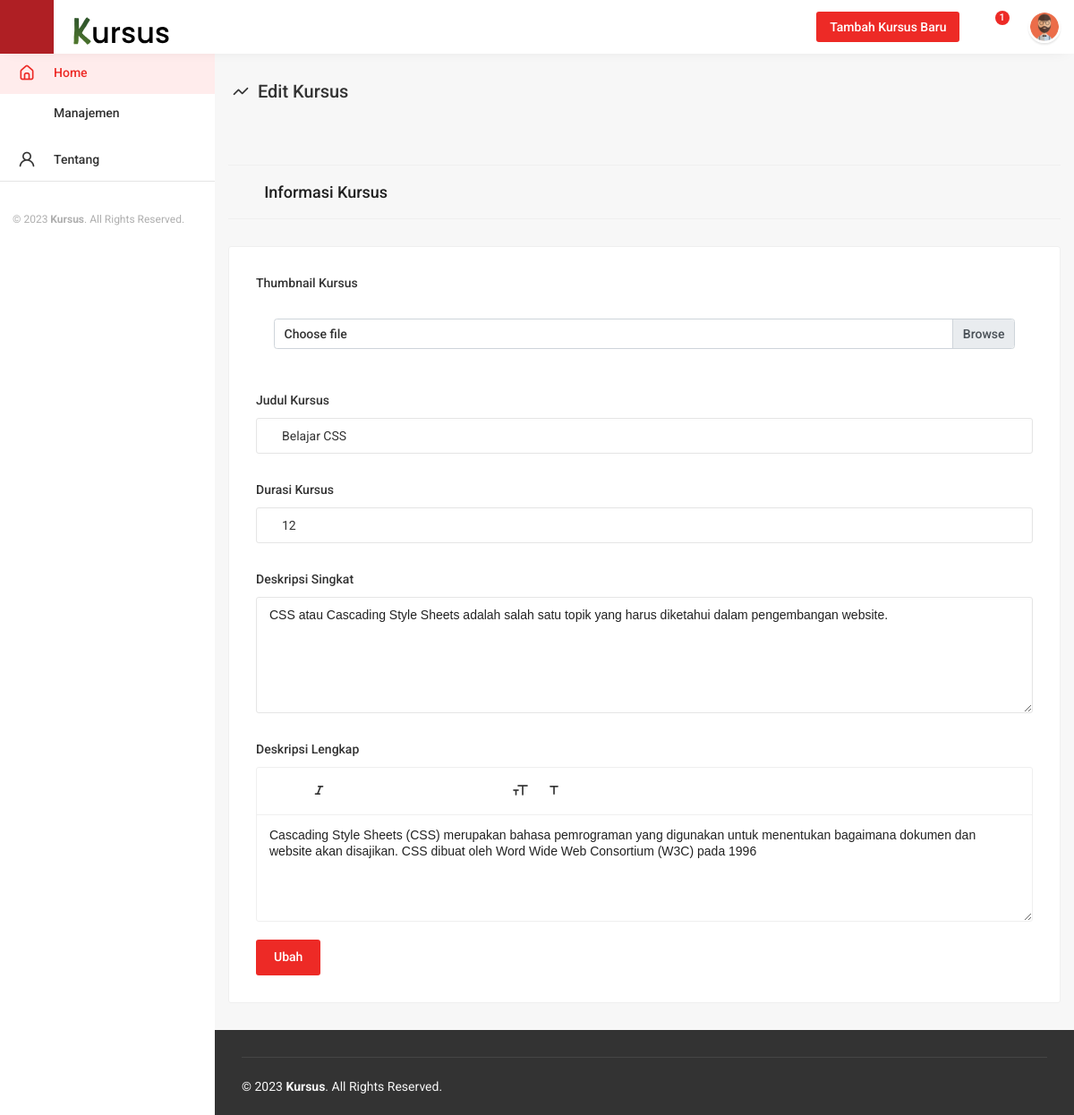
The page /tambahKursus.php?course_id=7773 (signed in) on the database its author committed.
### tables this page shows
CREATE TABLE `courses` (
  `course_id` int(11) NOT NULL,
  `title` varchar(255) DEFAULT NULL,
  `short_description` varchar(255) DEFAULT NULL,
  `full_description` varchar(255) DEFAULT NULL,
  `duration` int(11) DEFAULT NULL,
  `image_url` varchar(255) DEFAULT NULL
);

### model.php (called while the page is built, shortened)
<?php
require("koneksi.php");
function getData($tabel)
{
    global $koneksi;
    $result = mysqli_query($koneksi, "SELECT * FROM $tabel");
    $rows = [];
    while ($row = mysqli_fetch_assoc($result)) {
        $rows[] = $row;
    }
    return $rows;
}

### tambahKursus.php (the view, shortened to what this page needs)
<?php
require("model.php");
$course_id = !empty($_GET['course_id']) ? $_GET['course_id'] : '';
?>
<!DOCTYPE html>
<html lang="en">
<head>
  <link href="vendor/unicons-2.0.1/css/unicons.css" rel="stylesheet" />
  <link href="css/vertical-responsive-menu1.min.css" rel="stylesheet" />
  <link href="css/instructor-dashboard.css" rel="stylesheet" />
  <link href="css/instructor-responsive.css" rel="stylesheet" />
  <link href="css/night-mode.css" rel="stylesheet" />
  <link href="css/jquery-steps.css" rel="stylesheet" />
  <link href="vendor/fontawesome-free/css/all.min.css" rel="stylesheet" />
  <link href="vendor/OwlCarousel/assets/owl.carousel.css" rel="stylesheet" />
  <link href="vendor/OwlCarousel/assets/owl.theme.default.min.css" rel="stylesheet" />
  <link href="vendor/bootstrap/css/bootstrap.min.css" rel="stylesheet" />
  <link rel="stylesheet" type="text/css" href="vendor/semantic/semantic.min.css" />
  <link href="vendor/jquery-ui-1.12.1/jquery-ui.css" rel="stylesheet" />
</head>
<body>
  <?php include("header.php"); ?>
  <?php include("sidebar.php"); ?>
  <div class="wrapper">
    <div class="sa4d25">
      <?php if(!empty($course_id)) : ?>
        <?php $kursus = getData("courses WHERE course_id = $course_id")[0]; ?>
        <div class="container">
        <div class="row">
          <div class="col-lg-12">
            <h2 class="st_title">
              <i class="uil uil-analysis"></i> Edit Kursus
            </h2>
          </div>
        </div>
        <div class="row">
          <div class="col-12">
            <div class="course_tabs_1">
              <div class="step-content">
                <div class="step-tab-panel step-tab-info active" id="tab_step1">
                  <div class="tab-from-content">
                    <div class="title-icon">
                      <h3 class="title">
                        <i class="uil uil-info-circle"></i>Informasi Kursus
                      </h3>
                    </div>
                    <form method="POST">
                      <div class="course__form">
                        <div class="general_info10">
                          <div class="row">
                            <div class="col-lg-12 col-md-12">
                              <div class="ui search focus mt-30 lbel25">
                                <label>Thumbnail Kursus</label>
                                <div class="thumb-dt">
                                  <div class="custom-file">
                                    <label class="custom-file-label">Choose file</label>
                                  </div>
                                </div>
                              </div>
                            </div>
                            <div class="col-lg-12 col-md-12">
                              <div class="ui search focus mt-30 lbel25">
                                <label>Judul Kursus</label>
                                <div class="ui left icon input swdh19">
                                  <input class="prompt srch_explore" type="text" placeholder="Course title here" name="title" value="<?= $kursus["title"] ?>" data-purpose="edit-course-title" maxlength="60" id="title" required />
                                </div>
                              </div>
                            </div>
                            <div class="col-lg-12 col-md-12">
                              <div class="ui search focus mt-30 lbel25">
                                <label>Durasi Kursus</label>
                                <div class="ui left icon input swdh19">
                                  <input class="prompt srch_explore" type="text" placeholder="Course title here" name="duration" value="<?= $kursus["duration"] ?>" data-purpose="edit-course-title" maxlength="60" id="duration" required />
                                </div>
                              </div>
                            </div>
                            <div class="col-lg-12 col-md-12">
                              <div class="ui search focus lbel25 mt-30">
                                <label>Deskripsi Singkat</label>
                                <div class="ui form swdh30">
                                  <div class="field">
                                    <textarea rows="3" name="short_description" id="short_description" placeholder="short description here..."><?= $kursus["short_description"] ?></textarea>
                                  </div>
                                </div>
                              </div>
                            </div>
                            <div class="col-lg-12 col-md-12">
                              <div class="course_des_textarea mt-30 lbel25">
                                <label>Deskripsi Lengkap</label>
                                <div class="course_des_bg">
                                  <ul class="course_des_ttle">
                                    <li>
                                      <a href="#"><i class="uil uil-bold"></i></a>
                                    </li>
                                    <li>
                                      <a href="#"><i class="uil uil-italic"></i></a>
                                    </li>
                                    <li>
                                      <a href="#"><i class="uil uil-list-ul"></i></a>
                                    </li>
                                    <li>
                                      <a href="#"><i class="uil uil-left-to-right-text-direction"></i></a>
                                    </li>
                                    <li>
                                      <a href="#"><i class="uil uil-right-to-left-text-direction"></i></a>
                                    </li>
                                    <li>
                                      <a href="#"><i class="uil uil-list-ui-alt"></i></a>
                                    </li>
                                    <li>
                                      <a href="#"><i class="uil uil-link"></i></a>
                                    </li>
                                    <li>
                                      <a href="#"><i class="uil uil-text-size"></i></a>
                                    </li>
                                    <li>
                                      <a href="#"><i class="uil uil-text"></i></a>
                                    </li>
                                  </ul>
                                  <div class="textarea_dt">
                                    <div class="ui form swdh339">
                                      <div class="field">
                                        <textarea rows="5" name="full_description" id="full_description" placeholder="Insert your full course description"><?= $kursus["full_description"] ?></textarea>
                                      </div>
                                    </div>
                                  </div>
                                </div>
                              </div>
                            </div>
                          </div>
                          <br>
                          <button class="btn btn-default steps_btn data-direction=" name="edit" type="submit">Ubah</button>
                    </form>
                  </div>
                </div>
              </div>
            </div>
          </div>
        </div>
      </div>
      <?php endif; ?>
    </div>
  </div>
  <?php include 'footer.php'; ?>
</body>
</html>

### css/instructor-responsive.css (style rules this page uses)
@media (min-width: 1200px) { .container { max-width: 1200px !important; } }

### rows shown on the page
courses: title "Belajar CSS", duration "12", short_description "CSS atau Cascading Style Sheets adalah salah satu topik yang harus diketahui dalam pengembangan website.", full_description "Cascading Style Sheets (CSS) merupakan bahasa pemrograman yang digunakan untuk menentukan bagaimana dokumen dan website akan disajikan. CSS dibuat oleh Word Wide Web Consortium (W3C) pada 1996"
